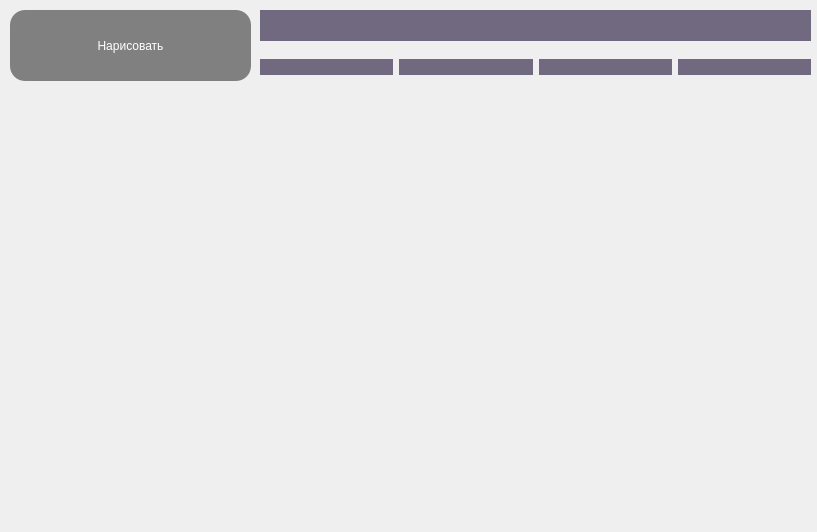
<?xml version="1.0" encoding="UTF-8"?>
<ui version="4.0">
 <class>Graph_Windows</class>
 <widget class="QDialog" name="Graph_Windows">
  <property name="geometry">
   <rect>
    <x>0</x>
    <y>0</y>
    <width>817</width>
    <height>532</height>
   </rect>
  </property>
  <property name="windowTitle">
   <string>Dialog</string>
  </property>
  <widget class="QCustomPlot" name="widget" native="true">
   <property name="geometry">
    <rect>
     <x>10</x>
     <y>90</y>
     <width>801</width>
     <height>441</height>
    </rect>
   </property>
  </widget>
  <widget class="QPushButton" name="pushButton">
   <property name="geometry">
    <rect>
     <x>10</x>
     <y>10</y>
     <width>241</width>
     <height>71</height>
    </rect>
   </property>
   <property name="styleSheet">
    <string notr="true">font: 700 italic 14pt &quot;Candara&quot;;
background-color: grey;
border-radius: 15px;
color: white
</string>
   </property>
   <property name="text">
    <string>Нарисовать</string>
   </property>
  </widget>
  <widget class="QLineEdit" name="lineEdit_expression">
   <property name="geometry">
    <rect>
     <x>260</x>
     <y>10</y>
     <width>551</width>
     <height>31</height>
    </rect>
   </property>
   <property name="styleSheet">
    <string notr="true">font: 600 14pt &quot;Segoe UI Variable Small Semibol&quot;;
background-color: rgb(112, 105, 127);
border-radius: 20px;
color: white</string>
   </property>
  </widget>
  <widget class="QWidget" name="">
   <property name="geometry">
    <rect>
     <x>260</x>
     <y>50</y>
     <width>551</width>
     <height>35</height>
    </rect>
   </property>
   <layout class="QHBoxLayout" name="horizontalLayout">
    <item>
     <widget class="QLineEdit" name="lineEdit_Y_min">
      <property name="styleSheet">
       <string notr="true">font: 600 14pt &quot;Segoe UI Variable Small Semibol&quot;;
background-color: rgb(112, 105, 127);
border-radius: 20px;
color: white
</string>
      </property>
      <property name="text">
       <string/>
      </property>
      <property name="alignment">
       <set>Qt::AlignCenter</set>
      </property>
     </widget>
    </item>
    <item>
     <widget class="QLineEdit" name="lineEdit_Y_max">
      <property name="styleSheet">
       <string notr="true">font: 600 14pt &quot;Segoe UI Variable Small Semibol&quot;;
background-color: rgb(112, 105, 127);
border-radius: 20px;
color: white
</string>
      </property>
      <property name="text">
       <string/>
      </property>
      <property name="alignment">
       <set>Qt::AlignCenter</set>
      </property>
     </widget>
    </item>
    <item>
     <widget class="QLineEdit" name="lineEdit_X_min">
      <property name="styleSheet">
       <string notr="true">font: 600 14pt &quot;Segoe UI Variable Small Semibol&quot;;
background-color: rgb(112, 105, 127);
border-radius: 20px;
color: white
</string>
      </property>
      <property name="text">
       <string/>
      </property>
      <property name="alignment">
       <set>Qt::AlignCenter</set>
      </property>
     </widget>
    </item>
    <item>
     <widget class="QLineEdit" name="lineEdit_X_max">
      <property name="styleSheet">
       <string notr="true">font: 600 14pt &quot;Segoe UI Variable Small Semibol&quot;;
background-color: rgb(112, 105, 127);
border-radius: 20px;
color: white
</string>
      </property>
      <property name="text">
       <string/>
      </property>
      <property name="alignment">
       <set>Qt::AlignCenter</set>
      </property>
     </widget>
    </item>
   </layout>
  </widget>
 </widget>
 <customwidgets>
  <customwidget>
   <class>QCustomPlot</class>
   <extends>QWidget</extends>
   <header>qcustomplot.h</header>
   <container>1</container>
  </customwidget>
 </customwidgets>
 <resources/>
 <connections/>
</ui>
